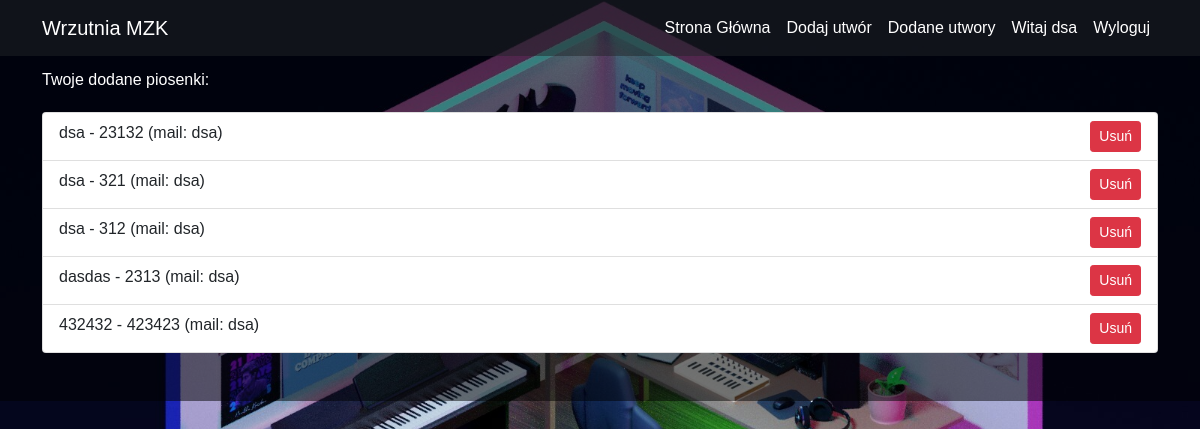
Page /dodane.php (signed in) on the committed database.
### tables this page shows
CREATE TABLE `dodane` (
  `id` int(11) NOT NULL,
  `wykonawca` varchar(255) NOT NULL,
  `tytul` varchar(255) NOT NULL,
  `email` varchar(255) NOT NULL
);

### dodane.php (the view, shortened to what this page needs)
<?php
$db = mysqli_connect('localhost', 'root', '', 'konta_users');
?>
<!DOCTYPE html>
<html>
<head>
  <link rel="stylesheet" type="text/css" href="bootstrap/css/bootstrap.min.css">
</head>
<nav class="navbar navbar-expand-lg navbar-dark bg-dark bg-opacity-50 fixed-top" ">
  <div class="container">
    <a class="navbar-brand" href="content.php"style="color: white;" >Wrzutnia MZK</a>
    <div class="collapse navbar-collapse" id="navbarResponsive">
      <ul class="navbar-nav ms-auto">
        <li class="nav-item active">
          <a class="nav-link naglowek" href="content.php" style="color: white;">Strona Główna</a>
        </li>
        <li class="nav-item">
          <a class="nav-link" href="dodaj_utwor.php" style="color: white;">Dodaj utwór</a>
        </li>
        <li><a class="nav-link" href="dodane.php" style="color: white;">Dodane utwory</a></li>
        <li class="nav-item">
            <?php
            $log= $_SESSION['mail_login'];
            echo "<a class='nav-link' href='#'' style='color: white;''>Witaj ".$log."</a>"
            ?>
        </li>
        <li><a class="nav-link" href="login.php" style="color: white;">Wyloguj</a></li>
      </ul>
    </div>
  </div>
</nav>
<body>
<section class="py-5 sekcja">
  <div class="container">
      <?php
    $request = "SELECT * FROM dodane where email = '$log'";
    $result =  mysqli_query($db,$request);
    $num = mysqli_num_rows($result);
  if($num!=0) echo"<p class='dod'>Twoje dodane piosenki:<p>";
  if($num==0){echo "<p class= dodaaaj>Brak dodanych piosenek <a href=dodaj_utwor.php class='link-danger'>Kliknij i dodaj już teraz</a><p>";}
      else{
    echo"<ol class='list-group'>";
    while($row = mysqli_fetch_array($result)){
      $id = $row[0];
      echo"<li class=list-group-item>".$row[1]." - ".$row[2]." (mail: ".$row[3].")  <form method='post'><button class='btn btn-danger btn-sm' type='submit' name=Odrzuc id='Odrzuc' value='$id'>Usuń</button></form></li>";
    }
    echo "</ol>";
  }
  ?>
  </div>
</section>
</body>
</html>

### dodane.php (style rules this page uses)
html { height: 100%; }
body { background: url('img/background.jpg') no-repeat center center fixed; -webkit-background-size: cover; -moz-background-size: cover; background-size: cover; -o-background-size: cover; font-family: "Poppins", sans-serif; font-weight: 300; }
.sekcja { background: rgba(0, 0, 0,0.50); color: white; }
ol { margin-top: 20px; }
.dod { margin-top: 20px; }
button { float: right; }
form { float: right; }

### rows in the picture
dodane: wykonawca "dsa", tytul "23132", email "dsa", $id 102 (drawn)
dodane: wykonawca "dsa", tytul "321", email "dsa", $id 103 (drawn)
dodane: wykonawca "dsa", tytul "312", email "dsa", $id 104 (drawn)
dodane: wykonawca "dasdas", tytul "2313", email "dsa", $id 105 (drawn)
dodane: wykonawca "432432", tytul "423423", email "dsa", $id 106 (drawn)

### other values in the picture
$log "dsa"
